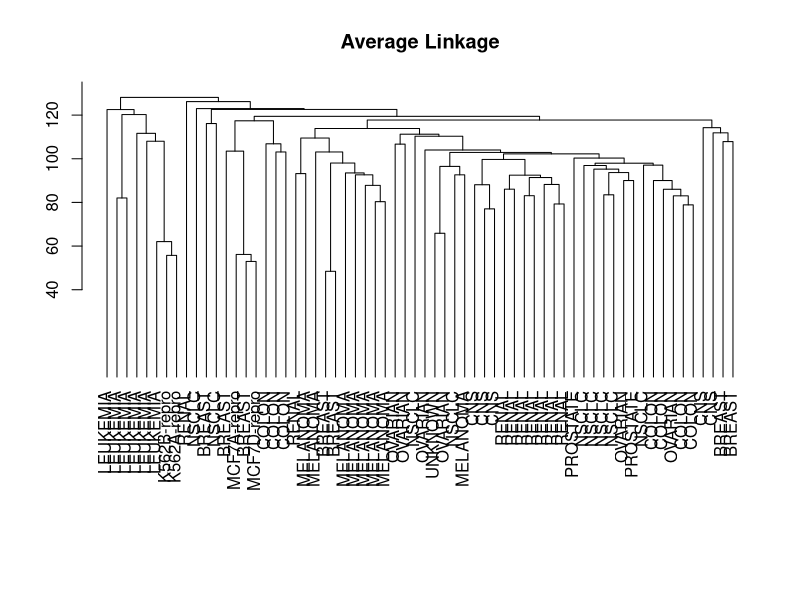
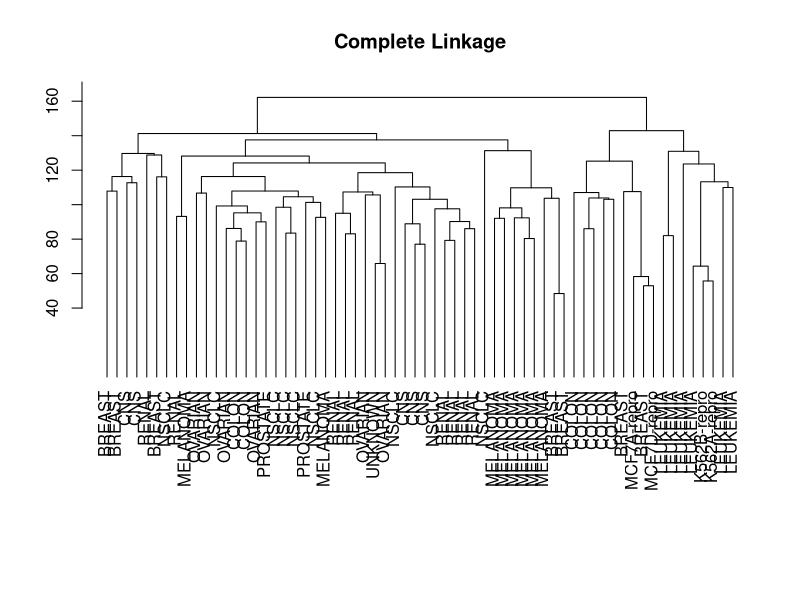
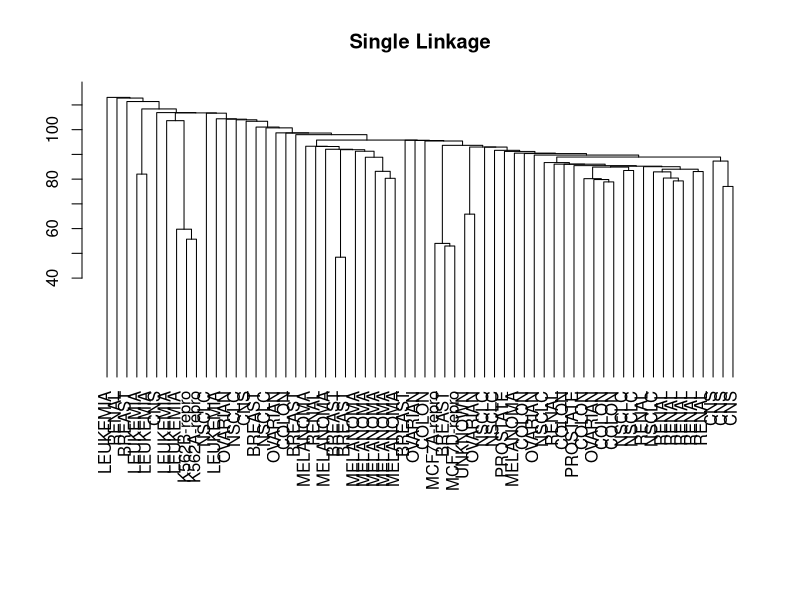

R code for these plots, in order:
#data set- gene expression data of 64 different cancer cell line.
#         NCI60 data set from ISLR2 package.
#         Total no of genes= 6830

#read data:
g <- read.csv("NCI60.csv",header=TRUE)
View(g)

#prepare the data:
g.lab <- g[,1]
#all row data for first column; stores labels
g.data <- g[,-1]
#discard first column & fetch rest data

#scale the data:
#make mean of each column= 0 => centering of data
#standard deviation of each column= 1
g.sc <- scale(g.data)
#we will perform clustering on scaled data & not raw data

#calculate the distance between observations:
#using dist() function to find pairwise distance between observations
g.dist <- dist(g.sc,method="euclidean")

#perform hierarchical clustering:
#use hclust() function with average linkage method
hc <- hclust(g.dist,method="average")

#plot the dendogram:
plot(hc,labels=g.lab,hang=-1,xlab="",sub="",ylab="",main="Average Linkage")
#label should be name of the cell line
#hang = -1 => all the leaves will be in same horizontal line
#main => name of the dendogram

#with complete linkage
plot(hclust(g.dist,method="complete"),hang=-1,labels=g.lab,xlab="",sub="",ylab="",main="Complete Linkage")

#with single linkage
plot(hclust(g.dist,method="single"),hang=-1,labels=g.lab,xlab="",sub="",ylab="",main="Single Linkage")
#observe chaining problem => not a good dendogram.
